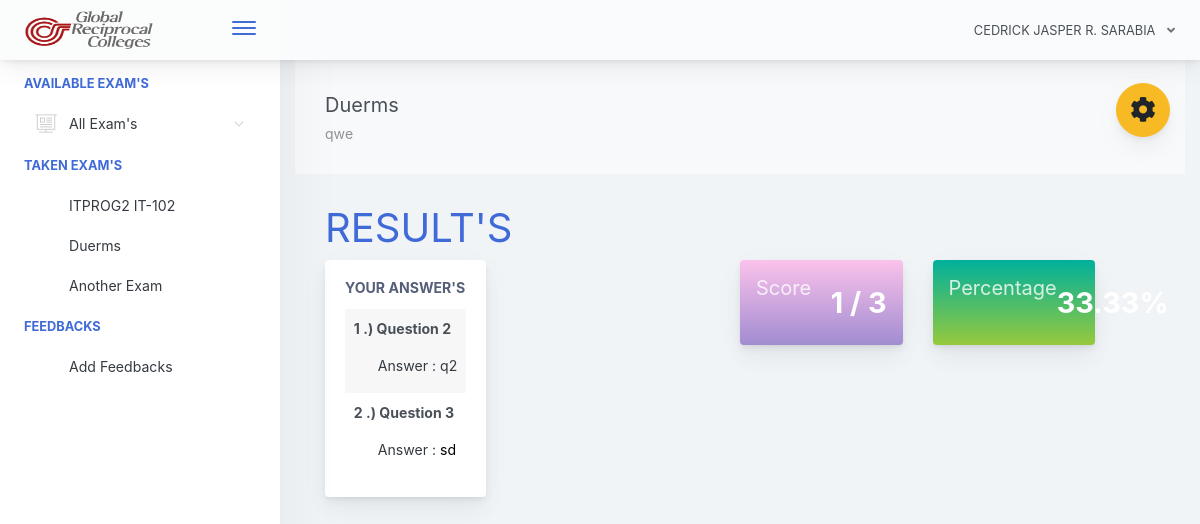
Screenshot of /home.php?page=result&id=11 (signed in) with the database file from the repository.
### tables this page shows
CREATE TABLE `examinee_tbl` (
  `exmne_id` int(11) NOT NULL,
  `exmne_fullname` varchar(1000) NOT NULL,
  `exmne_section` varchar(1000) NOT NULL,
  `exmne_gender` varchar(1000) NOT NULL,
  `exmne_birthdate` varchar(1000) NOT NULL,
  `exmne_year_level` varchar(1000) NOT NULL,
  `exmne_email` varchar(1000) NOT NULL,
  `exmne_password` varchar(1000) NOT NULL,
  `exmne_status` varchar(1000) NOT NULL DEFAULT 'active'
);

CREATE TABLE `exam_tbl` (
  `ex_id` int(11) NOT NULL,
  `sec_id` int(11) NOT NULL,
  `ex_title` varchar(1000) NOT NULL,
  `ex_time_limit` varchar(1000) NOT NULL,
  `ex_questlimit_display` int(11) NOT NULL,
  `ex_description` varchar(1000) NOT NULL,
  `ex_created` timestamp NOT NULL DEFAULT current_timestamp() ON UPDATE current_timestamp()
);

CREATE TABLE `exam_question_tbl` (
  `eqt_id` int(11) NOT NULL,
  `exam_id` int(11) NOT NULL,
  `exam_question` varchar(1000) NOT NULL,
  `exam_ch1` varchar(1000) NOT NULL,
  `exam_ch2` varchar(1000) NOT NULL,
  `exam_ch3` varchar(1000) NOT NULL,
  `exam_ch4` varchar(1000) NOT NULL,
  `exam_answer` varchar(1000) NOT NULL,
  `exam_status` varchar(1000) NOT NULL DEFAULT 'active'
);

CREATE TABLE `exam_answers` (
  `exans_id` int(11) NOT NULL,
  `axmne_id` int(11) NOT NULL,
  `exam_id` int(11) NOT NULL,
  `quest_id` int(11) NOT NULL,
  `exans_answer` varchar(1000) NOT NULL,
  `exans_status` varchar(1000) NOT NULL DEFAULT 'new',
  `exans_created` timestamp NOT NULL DEFAULT current_timestamp() ON UPDATE current_timestamp()
);

### query/selectData.php (called while the page is built, shortened)
<?php
$exmneId = $_SESSION['examineeSession']['exmne_id'];
$selExmneeData = $conn->query("SELECT * FROM examinee_tbl WHERE exmne_id='$exmneId' ")->fetch(PDO::FETCH_ASSOC);
 ?>

### pages/result.php (the view, shortened to what this page needs)
 <?php
    $examId = $_GET['id'];
    $selExam = $conn->query("SELECT * FROM exam_tbl WHERE ex_id='$examId' ")->fetch(PDO::FETCH_ASSOC);
 ?>
<div class="app-main__outer">
<div class="app-main__inner">
    <div id="refreshData">
    <div class="col-md-12">
        <div class="app-page-title">
            <div class="page-title-wrapper">
                <div class="page-title-heading">
                    <div>
                        <?php echo $selExam['ex_title']; ?>
                          <div class="page-title-subheading">
                            <?php echo $selExam['ex_description']; ?>
                          </div>
                    </div>
                </div>
            </div>
        </div>
        <div class="row col-md-12">
        	<h1 class="text-primary">RESULT'S</h1>
        </div>
        <div class="row col-md-6 float-left">
        	<div class="main-card mb-3 card">
                <div class="card-body">
                	<h5 class="card-title">Your Answer's</h5>
        			<table class="align-middle mb-0 table table-borderless table-striped table-hover" id="tableList">
                    <?php
                    	$selQuest = $conn->query("SELECT * FROM exam_question_tbl eqt INNER JOIN exam_answers ea ON eqt.eqt_id = ea.quest_id WHERE eqt.exam_id='$examId' AND ea.axmne_id='$exmneId' AND ea.exans_status='new' ");
                    	$i = 1;
                    	while ($selQuestRow = $selQuest->fetch(PDO::FETCH_ASSOC)) { ?>
                    		<tr>
                    			<td>
                    				<b><p><?php echo $i++; ?> .) <?php echo $selQuestRow['exam_question']; ?></p></b>
                    				<label class="pl-4 text-dark">
                    					Answer :
                    					<?php
                    						if($selQuestRow['exam_answer'] != $selQuestRow['exans_answer'])
                    						{ ?>
                    							<span style="color:black"><?php echo $selQuestRow['exans_answer']; ?></span>
                    						<?PHP }
                    						else
                    						{ ?>
                    							<span class="text-black"><?php echo $selQuestRow['exans_answer']; ?></span>
                    						<?php }
                    					 ?>
                    				</label>
                    			</td>
                    		</tr>
                    	<?php }
                     ?>
	                 </table>
                </div>
            </div>
        </div>
        <div class="col-md-6 float-left">
        	<div class="col-md-6 float-left">
        	<div class="card mb-3 widget-content bg-night-fade">
                <div class="widget-content-wrapper text-white">
                    <div class="widget-content-left">
                        <div class="widget-heading"><h5>Score</h5></div>
                        <div class="widget-subheading" style="color: transparent;">/</div>
                    </div>
                    <div class="widget-content-right">
                        <div class="widget-numbers text-white">
                            <?php
                                $selScoreStmt = $conn->prepare("
                                    SELECT *
                                    FROM exam_question_tbl eqt
                                    INNER JOIN exam_answers ea
                                    ON eqt.eqt_id = ea.quest_id
                                    AND eqt.exam_answer = ea.exans_answer
                                    WHERE ea.axmne_id = :exmneId
                                    AND ea.exam_id = :examId
                                    AND ea.exans_status = 'new'
                                ");
                                $selScoreStmt->bindParam(':exmneId', $exmneId);
                                $selScoreStmt->bindParam(':examId', $examId);
                                $selScoreStmt->execute();
                                $selScore = $selScoreStmt->rowCount();
                                $sql = "SELECT COUNT(exam_id) as total_questions FROM exam_question_tbl WHERE exam_id = :examId";
                                $stmt = $conn->prepare($sql);
                                $stmt->bindParam(':examId', $examId);
                                $stmt->execute();
                                $result = $stmt->fetch(PDO::FETCH_ASSOC);
                                $over = $result["total_questions"];
                            ?>
                            <span>
                                <?php echo $selScore; ?>
                            </span> / <?php echo $over; ?>
                        </div>
                    </div>
                </div>
            </div>
        	</div>
            <div class="col-md-6 float-left">
            <div class="card mb-3 widget-content bg-happy-green">
                <div class="widget-content-wrapper text-white">
                    <div class="widget-content-left">
                        <div class="widget-heading"><h5>Percentage</h5></div>
                        <div class="widget-subheading" style="color: transparent;">/</div>
                        </div>
                        <div class="widget-content-right">
                        <div class="widget-numbers text-white">
                            <?php
                                $selScore = $conn->query("SELECT * FROM exam_question_tbl eqt INNER JOIN exam_answers ea ON eqt.eqt_id = ea.quest_id AND eqt.exam_answer = ea.exans_answer  WHERE ea.axmne_id='$exmneId' AND ea.exam_id='$examId' AND ea.exans_status='new' ");
                            ?>
                            <span>
                                <?php
                                    $score = $selScore->rowCount();
                                    $ans = $score / $over * 100;
                                    echo number_format($ans,2);
                                 ?>
                            </span>
                        </div>
                    </div>
                </div>
            </div>
            </div>
        </div>
    </div>
    </div>
</div>

### includes/header.php (shortened to what this page needs)
<?php
  include("conn.php");
  include("query/selectData.php");
 ?>
<!doctype html>
<html lang="en">
<head>
    <link href="./main.css" rel="stylesheet">
    <link href="css/sweetalert.css" rel="stylesheet">
</head>
<body id="body">
    <div class="app-container app-theme-white body-tabs-shadow fixed-sidebar fixed-header">
        <div class="app-header header-shadow">
            <div class="app-header__logo">
                <a href="home.php"><img src="./assets/images/grc.png" alt="grc" style="width:130px; height:50px; "></a>
                <div class="header__pane ml-auto">
                    <div>
                        <button type="button" class="hamburger close-sidebar-btn hamburger--elastic" data-class="closed-sidebar">
                            <span class="hamburger-box">
                                <span class="hamburger-inner"></span>
                            </span>
                        </button>
                    </div>
                </div>
            </div>
                <div class="app-header__content">
                <div class="app-header-right">
                    <div class="header-btn-lg pr-0">
                        <div class="widget-content p-0">
                            <div class="widget-content-wrapper">
                                <div class="widget-content-left">
                                    <div class="btn-group">
                                        <a data-toggle="dropdown" aria-haspopup="true" aria-expanded="false" class="p-0 btn">
                                            <?php
                                                echo strtoupper($selExmneeData['exmne_fullname']);
                                             ?>
                                            <i class="fa fa-angle-down ml-2 opacity-8"></i>
                                        </a>
                                    </div>
                                </div>
                            </div>
                        </div>
                    </div>        </div>
            </div>
        </div>

### includes/ui-theme.php (shortened to what this page needs)
<div class="ui-theme-settings">
            <button type="button" id="TooltipDemo" class="btn-open-options btn btn-warning" style="top:110px !important;">
                <i class="fa fa-cog fa-w-16 fa-spin fa-2x"></i>
            </button>
        </div>

### home.php (shortened to what this page needs)
<?php include("includes/header.php"); ?>
<?php include("includes/ui-theme.php"); ?>
<div class="app-main">
<?php include("includes/sidebar.php"); ?>
<?php
   @$page = $_GET['page'];
   if($page != '')
   {
     if($page == "exam")
     {
       include("pages/exam.php");
     }
     else if($page == "result")
     {
       include("pages/result.php");
     }
     else if($page == "myscores")
     {
       include("pages/myscores.php");
     }
   }
   else
   {
     include("pages/home.php");
   }
 ?>
<?php include("includes/footer.php"); ?>

### includes/sidebar.php (shortened to what this page needs)
<div class="app-sidebar sidebar-shadow">
        <div class="scrollbar-sidebar">
        <div class="app-sidebar__inner">
            <ul class="vertical-nav-menu">
                <li class="app-sidebar__heading">AVAILABLE EXAM'S</li>
                <li>
                <a href="#">
                     <i class="metismenu-icon pe-7s-display2"></i>
                     All Exam's
                    <i class="metismenu-state-icon pe-7s-angle-down caret-left"></i>
                </a>
                </li>
                 <li class="app-sidebar__heading">TAKEN EXAM'S</li>
                <li>
                  <?php
                    $selTakenExam = $conn->query("SELECT * FROM exam_tbl et INNER JOIN exam_attempt ea ON et.ex_id = ea.exam_id WHERE exmne_id='$exmneId' ORDER BY ea.examat_id  ");
                    if($selTakenExam->rowCount() > 0)
                    {
                        while ($selTakenExamRow = $selTakenExam->fetch(PDO::FETCH_ASSOC)) { ?>
                            <a href="home.php?page=result&id=<?php echo $selTakenExamRow['ex_id']; ?>" >
                                <?php echo $selTakenExamRow['ex_title']; ?>
                            </a>
                        <?php }
                    }
                    else
                    { ?>
                        <a href="#" class="pl-3">You are not taking exam yet</a>
                    <?php }
                   ?>
                </li>
                <li class="app-sidebar__heading">FEEDBACKS</li>
                <li>
                    <a href="#" data-toggle="modal" data-target="#feedbacksModal" >
                        Add Feedbacks
                    </a>
                </li>
            </ul>
        </div>
    </div>
</div>

### includes/footer.php (shortened to what this page needs)
    </div>
        </div>
    </div>
</body>
</html>

### rows the page displays
examinee_tbl: exmne_fullname "CEDRICK JASPER R. SARABIA"
exam_tbl: ex_title "ITPROG2 IT-102"
exam_tbl: ex_title "Duerms", ex_description "qwe"
exam_tbl: ex_title "Another Exam"
exam_question_tbl: exam_question "Question 2", exam_answers.exans_answer "q2"
exam_question_tbl: exam_question "Question 3", exam_answers.exans_answer "sd"

### other values shown
$selScore "1"
$over "3"
$ans "33.33"
